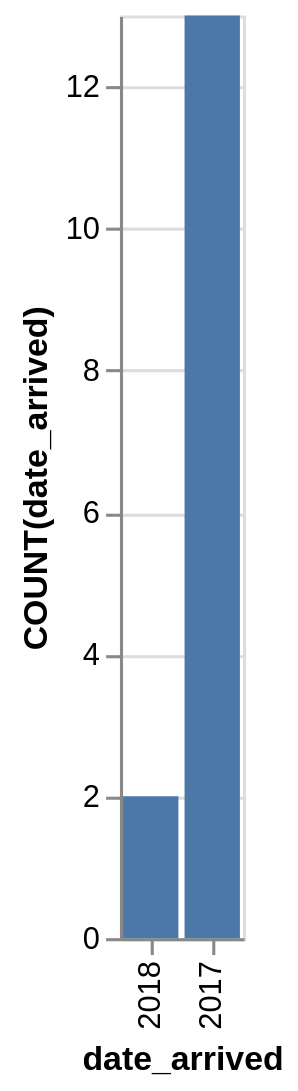

Write a Vega-Lite specification for this figure.
### Vega-Lite specification from a JSON file in a GitHub repository (floating-point values rounded to 4 significant figures)
{"data": {"values": [{"x_data": "2018", "y_data": 2}, {"x_data": "2017", "y_data": 13}]}, "mark": "bar", "encoding": {"x": {"field": "x_data", "type": "nominal", "title": "date_arrived", "sort": {"op": "sum", "field": "y_data", "order": "ascending"}}, "y": {"field": "y_data", "type": "quantitative", "title": "COUNT(date_arrived)"}}}
